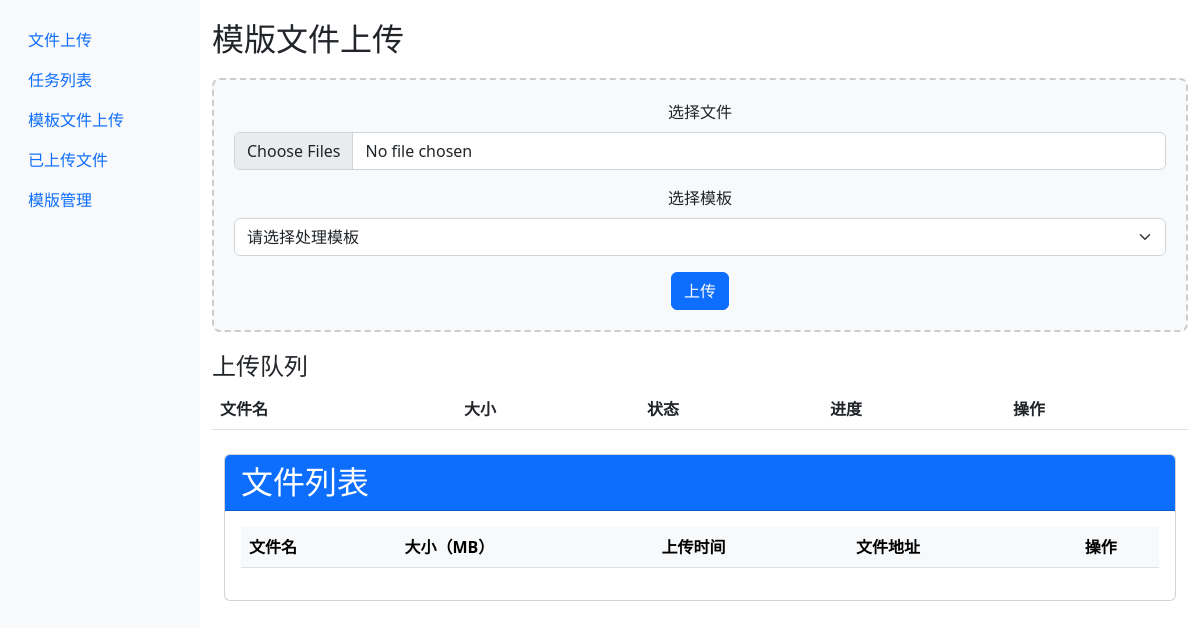
Page /templates on the earlier database version.
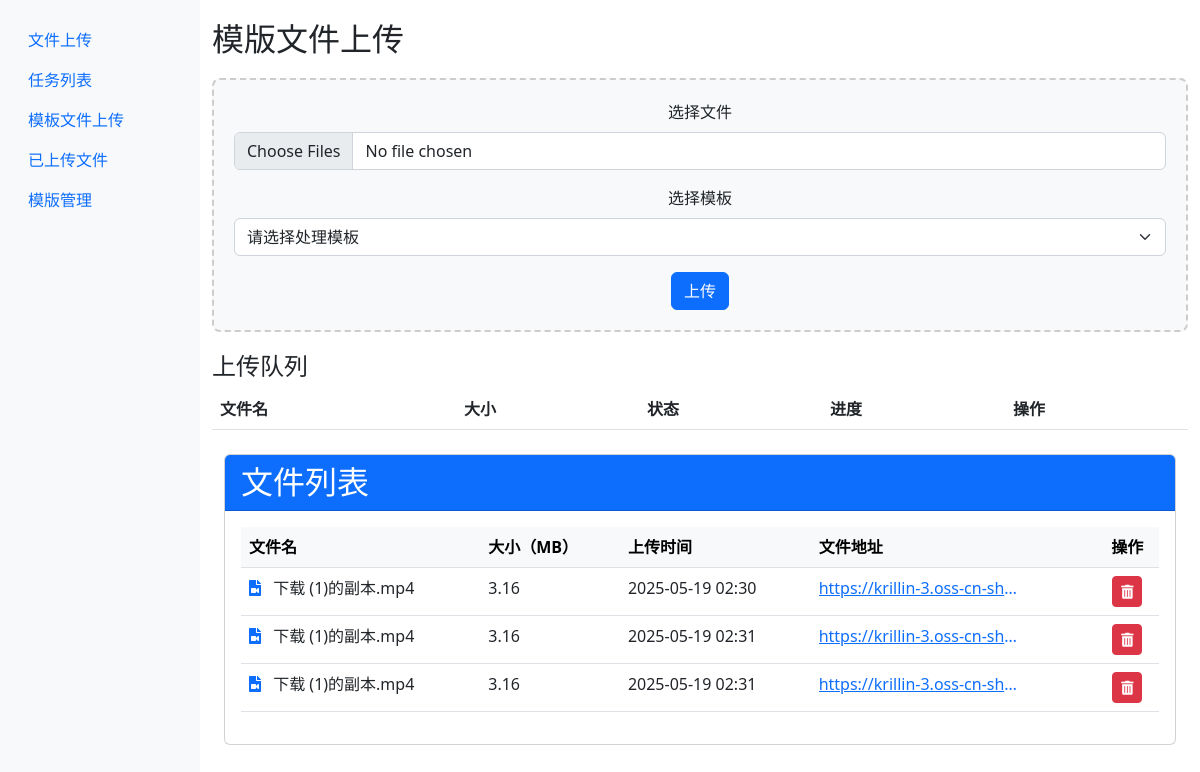
Same page on the later database version.
### models.py (models this page shows, shortened)
class Template(db.Model):
    id = db.Column(db.Integer, primary_key=True)
    filename = db.Column(db.String(100), nullable=False)  # 原始文件名
    oss_url = db.Column(db.String(255), unique=True)      # OSS 文件访问地址
    upload_time = db.Column(db.DateTime, default=datetime.utcnow) # 上传时间
    size = db.Column(db.Integer)                          # 文件大小（字节）
    description = db.Column(db.String(200))               # 可选：文件描述

### app.py (the view)
@app.route('/templates')
def templates():
    files = Template.query.all()
    return render_template('templates.html', files=files)

### templates/templates.html (shortened to what this page needs)
{% extends "base.html" %}
{% block content %}
<div class="upload-container">
    <h2>模版文件上传</h2>
    <div class="upload-area" id="dropZone">
        <form id="uploadForm" enctype="multipart/form-data">
            <div class="mb-3">
                <label for="fileInput" class="form-label">选择文件</label>
                <input type="file" class="form-control" id="fileInput" multiple accept="video/*">
            </div>
            <div class="mb-3">
                <label for="templateSelect" class="form-label">选择模板</label>
                <select class="form-select" id="templateSelect">
                    <option value="">请选择处理模板</option>
                </select>
            </div>
            <button type="submit" class="btn btn-primary">上传</button>
        </form>
    </div>
    <div id="fileList" class="mt-3">
        <h4>上传队列</h4>
        <table class="table">
            <thead>
                <tr>
                    <th>文件名</th>
                    <th>大小</th>
                    <th>状态</th>
                    <th>进度</th>
                    <th>操作</th>
                </tr>
            </thead>
        </table>
    </div>
</div>
<div class="container mt-4">
    <div class="card">
        <div class="card-header bg-primary text-white d-flex justify-content-between align-items-center">
            <h2 class="mb-0">文件列表</h2>
        </div>
        <div class="card-body">
            <div class="table-responsive">
                <table class="table table-hover">
                    <thead class="table-light">
                        <tr>
                            <th>文件名</th>
                            <th>大小（MB）</th>
                            <th>上传时间</th>
                            <th>文件地址</th>
                            <th class="text-center">操作</th>
                        </tr>
                    </thead>
                    <tbody>
                        {% for file in files %}
                        <tr>
                            <td>
                                <i class="fas fa-file-video text-primary me-2"></i>
                                {{ file.filename }}
                            </td>
                            <td>{{ (file.size / (1024*1024))|round(2) }}</td>
                            <td>{{ file.upload_time.strftime('%Y-%m-%d %H:%M') }}</td>
                            <td>
                                <a href="{{ file.oss_url }}" target="_blank" class="text-truncate d-inline-block" style="max-width: 200px;" title="{{ file.oss_url }}">
                                    {{ file.oss_url }}
                                </a>
                            </td>
                            <td class="text-center">
                                <form method="post" action="/api/upload/templates/delete//{{ file.id }}" class="d-inline">
                                    <button type="submit" class="btn btn-danger btn-sm"
                                            onclick="return confirm('确定要删除这个文件吗?')"
                                            title="删除文件">
                                        <i class="fas fa-trash-alt"></i>
                                    </button>
                                </form>
                            </td>
                        </tr>
                        {% endfor %}
                    </tbody>
                </table>
            </div>
        </div>
    </div>
</div>
<link rel="stylesheet" href="https://cdnjs.cloudflare.com/ajax/libs/font-awesome/5.15.4/css/all.min.css">
{% endblock %}

### templates/base.html (shortened to what this page needs)
<!DOCTYPE html>
<html>
<head>
    <link rel="stylesheet" href="{{ url_for('static', filename='css/style.css') }}">
    <link href="https://cdn.bootcdn.net/ajax/libs/twitter-bootstrap/5.2.3/css/bootstrap.min.css" rel="stylesheet">
</head>
<body>
    <div class="container-fluid">
        <div class="row">
            <div class="col-md-2 sidebar">
                <ul class="nav flex-column">
                    <li class="nav-item">
                        <a class="nav-link" href="{{ url_for('upload') }}">文件上传</a>
                    </li>
                    <li class="nav-item">
                        <a class="nav-link" href="{{ url_for('task_list') }}">任务列表</a>
                    </li>
                    <li class="nav-item">
                        <a class="nav-link" href="{{ url_for('templates') }}">模板文件上传</a>
                    </li>
                    <li class="nav-item">
                        <a class="nav-link" href="{{ url_for('files') }}">已上传文件</a>
                    </li>
                    <li class="nav-item">
                        <a class="nav-link" href="{{ url_for('taskstyles') }}">模版管理</a>
                    </li>
                </ul>
            </div>
            <div class="col-md-10 main-content">
                {% block content %}{% endblock %}
            </div>
        </div>
    </div>
</body>
</html>

### static/css/style.css (style rules this page uses)
.sidebar { background-color: #f8f9fa; min-height: 100vh; padding: 20px; }
.main-content { padding: 20px; }
.upload-area { border: 2px dashed #ccc; border-radius: 8px; padding: 20px; text-align: center; margin: 20px 0; background: #f8f9fa; }

### templates/templates.html (style rules this page uses)
.upload-area { border: 2px dashed #ccc; border-radius: 8px; padding: 20px; text-align: center; margin: 20px 0; background: #f8f9fa; }

Differences in the rows shown:
added Template: filename "下载 (1)的副本.mp4", (file.size/(1024*1024))|round(2) "3.16", upload_time "2025-05-19 02:30", oss_url "https://krillin-3.oss-cn-sh…"
added Template: filename "下载 (1)的副本.mp4", (file.size/(1024*1024))|round(2) "3.16", upload_time "2025-05-19 02:31", oss_url "https://krillin-3.oss-cn-sh…"
added Template: filename "下载 (1)的副本.mp4", (file.size/(1024*1024))|round(2) "3.16", upload_time "2025-05-19 02:31", oss_url "https://krillin-3.oss-cn-sh…"
